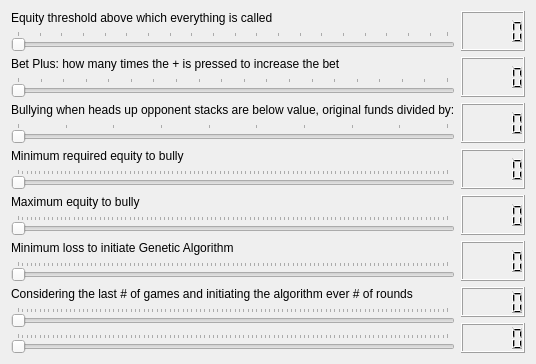
     <widget class="QWidget" name="Generic">
      <attribute name="title">
       <string>General</string>
      </attribute>
      <layout class="QGridLayout" name="gridLayout_3">
       <item row="0" column="0">
        <layout class="QVBoxLayout" name="verticalLayout_27">
         <item>
          <widget class="QLabel" name="label_32">
           <property name="text">
            <string>Equity threshold above which everything is called</string>
           </property>
          </widget>
         </item>
         <item>
          <widget class="QSlider" name="alwaysCallEquity">
           <property name="mouseTracking">
            <bool>false</bool>
           </property>
           <property name="toolTip">
            <string notr="true">&lt;html&gt;&lt;head/&gt;&lt;body&gt;&lt;p&gt;If the equity (winning probability) is higher than the value, the bot will never fold.&lt;/p&gt;&lt;/body&gt;&lt;/html&gt;</string>
           </property>
           <property name="minimum">
            <number>1</number>
           </property>
           <property name="maximum">
            <number>100</number>
           </property>
           <property name="singleStep">
            <number>5</number>
           </property>
           <property name="pageStep">
            <number>10</number>
           </property>
           <property name="orientation">
            <enum>Qt::Horizontal</enum>
           </property>
           <property name="tickPosition">
            <enum>QSlider::TicksAbove</enum>
           </property>
           <property name="tickInterval">
            <number>0</number>
           </property>
          </widget>
         </item>
        </layout>
       </item>
       <item row="0" column="1">
        <widget class="QLCDNumber" name="lcdNumber_57"/>
       </item>
       <item row="1" column="0">
        <layout class="QVBoxLayout" name="verticalLayout_14">
         <item>
          <widget class="QLabel" name="label_20">
           <property name="text">
            <string>Bet Plus: how many times the + is pressed to increase the bet</string>
           </property>
          </widget>
         </item>
         <item>
          <widget class="QSlider" name="BetPlusInc">
           <property name="mouseTracking">
            <bool>false</bool>
           </property>
           <property name="toolTip">
            <string>&lt;html&gt;&lt;head/&gt;&lt;body&gt;&lt;p&gt;When the bot decides a simple press on the bet button is not enough, it can do a 'betPlus'. That means it will shift the slider to the right with x clicks and then only press the bet button. Here you can adjust how many times it should click to slide the slider to the right to increase the bet size.&lt;/p&gt;&lt;/body&gt;&lt;/html&gt;</string>
           </property>
           <property name="minimum">
            <number>1</number>
           </property>
           <property name="maximum">
            <number>20</number>
           </property>
           <property name="pageStep">
            <number>1</number>
           </property>
           <property name="orientation">
            <enum>Qt::Horizontal</enum>
           </property>
           <property name="tickPosition">
            <enum>QSlider::TicksAbove</enum>
           </property>
          </widget>
         </item>
        </layout>
       </item>
       <item row="1" column="1">
        <widget class="QLCDNumber" name="lcdNumber_56"/>
       </item>
       <item row="2" column="0">
        <layout class="QVBoxLayout" name="verticalLayout_6">
         <item>
          <widget class="QLabel" name="label_12">
           <property name="text">
            <string>Bullying when heads up opponent stacks are below value, original funds divided by:</string>
           </property>
          </widget>
         </item>
         <item>
          <widget class="QSlider" name="bullyDivider">
           <property name="mouseTracking">
            <bool>false</bool>
           </property>
           <property name="toolTip">
            <string>&lt;html&gt;&lt;head/&gt;&lt;body&gt;&lt;p&gt;In headsup when the single opponent has less than a certain amount of stacks left, the bot can be more agressive. This is activated when he has less funds than initial funds divided by the divider (which is this slide). For example for initial funds of $2 and a divider of 4, the bot would become more agressive if the opponent has less than $0.50.&lt;/p&gt;&lt;/body&gt;&lt;/html&gt;</string>
           </property>
           <property name="minimum">
            <number>1</number>
           </property>
           <property name="maximum">
            <number>10</number>
           </property>
           <property name="pageStep">
            <number>1</number>
           </property>
           <property name="orientation">
            <enum>Qt::Horizontal</enum>
           </property>
           <property name="tickPosition">
            <enum>QSlider::TicksAbove</enum>
           </property>
          </widget>
         </item>
        </layout>
       </item>
       <item row="2" column="1">
        <widget class="QLCDNumber" name="lcdNumber_58"/>
       </item>
       <item row="3" column="0">
        <layout class="QVBoxLayout" name="verticalLayout_33">
         <item>
          <widget class="QLabel" name="label_38">
           <property name="text">
            <string>Minimum required equity to bully</string>
           </property>
          </widget>
         </item>
         <item>
          <widget class="QSlider" name="minBullyEquity">
           <property name="mouseTracking">
            <bool>false</bool>
           </property>
           <property name="toolTip">
            <string>&lt;html&gt;&lt;head/&gt;&lt;body&gt;&lt;p&gt;In order activate bully mode (meaning the bot is more aggressive), a minimum amounf of equity (winning probability as determined by the simulation) can be selected.&lt;/p&gt;&lt;/body&gt;&lt;/html&gt;</string>
           </property>
           <property name="minimum">
            <number>0</number>
           </property>
           <property name="maximum">
            <number>100</number>
           </property>
           <property name="pageStep">
            <number>10</number>
           </property>
           <property name="orientation">
            <enum>Qt::Horizontal</enum>
           </property>
           <property name="tickPosition">
            <enum>QSlider::TicksAbove</enum>
           </property>
          </widget>
         </item>
        </layout>
       </item>
       <item row="3" column="1">
        <widget class="QLCDNumber" name="lcdNumber_55"/>
       </item>
       <item row="4" column="0">
        <layout class="QVBoxLayout" name="verticalLayout_34">
         <item>
          <widget class="QLabel" name="label_39">
           <property name="text">
            <string>Maximum equity to bully</string>
           </property>
          </widget>
         </item>
         <item>
          <widget class="QSlider" name="maxBullyEquity">
           <property name="mouseTracking">
            <bool>false</bool>
           </property>
           <property name="toolTip">
            <string>&lt;html&gt;&lt;head/&gt;&lt;body&gt;&lt;p&gt;Upper limit of equity where bully mode can be activated if all conditions are met.&lt;/p&gt;&lt;/body&gt;&lt;/html&gt;</string>
           </property>
           <property name="minimum">
            <number>0</number>
           </property>
           <property name="maximum">
            <number>100</number>
           </property>
           <property name="singleStep">
            <number>1</number>
           </property>
           <property name="pageStep">
            <number>10</number>
           </property>
           <property name="orientation">
            <enum>Qt::Horizontal</enum>
           </property>
           <property name="tickPosition">
            <enum>QSlider::TicksAbove</enum>
           </property>
          </widget>
         </item>
        </layout>
       </item>
       <item row="4" column="1">
        <widget class="QLCDNumber" name="lcdNumber_59"/>
       </item>
       <item row="5" column="0">
        <layout class="QVBoxLayout" name="verticalLayout_432">
         <item>
          <widget class="QLabel" name="label_449">
           <property name="text">
            <string>Minimum loss to initiate Genetic Algorithm</string>
           </property>
          </widget>
         </item>
         <item>
          <widget class="QSlider" name="minimumLossForIteration">
           <property name="mouseTracking">
            <bool>false</bool>
           </property>
           <property name="minimum">
            <number>0</number>
           </property>
           <property name="maximum">
            <number>100</number>
           </property>
           <property name="singleStep">
            <number>1</number>
           </property>
           <property name="pageStep">
            <number>10</number>
           </property>
           <property name="orientation">
            <enum>Qt::Horizontal</enum>
           </property>
           <property name="tickPosition">
            <enum>QSlider::TicksAbove</enum>
           </property>
          </widget>
         </item>
        </layout>
       </item>
       <item row="5" column="1">
        <widget class="QLCDNumber" name="lcdNumber_109"/>
       </item>
       <item row="6" column="0" rowspan="2">
        <layout class="QVBoxLayout" name="verticalLayout_435">
         <item>
          <widget class="QLabel" name="label_452">
           <property name="text">
            <string>Considering the last # of games and initiating the algorithm ever # of rounds</string>
           </property>
          </widget>
         </item>
         <item>
          <widget class="QSlider" name="considerLastGames">
           <property name="mouseTracking">
            <bool>false</bool>
           </property>
           <property name="toolTip">
            <string>&lt;html&gt;&lt;head/&gt;&lt;body&gt;&lt;p&gt;The genetic algorithm can be activated automatically. Here you can select under what conditions this will happen. It only makes sens to have it activated after playing at least 500 hands.&lt;/p&gt;&lt;/body&gt;&lt;/html&gt;</string>
           </property>
           <property name="minimum">
            <number>100</number>
           </property>
           <property name="maximum">
            <number>10000</number>
           </property>
           <property name="singleStep">
            <number>1</number>
           </property>
           <property name="pageStep">
            <number>100</number>
           </property>
           <property name="orientation">
            <enum>Qt::Horizontal</enum>
           </property>
           <property name="tickPosition">
            <enum>QSlider::TicksAbove</enum>
           </property>
           <property name="tickInterval">
            <number>100</number>
           </property>
          </widget>
         </item>
         <item>
          <widget class="QSlider" name="strategyIterationGames">
           <property name="mouseTracking">
            <bool>false</bool>
           </property>
           <property name="minimum">
            <number>100</number>
           </property>
           <property name="maximum">
            <number>10000</number>
           </property>
           <property name="singleStep">
            <number>1</number>
           </property>
           <property name="pageStep">
            <number>100</number>
           </property>
           <property name="orientation">
            <enum>Qt::Horizontal</enum>
           </property>
           <property name="tickPosition">
            <enum>QSlider::TicksAbove</enum>
           </property>
           <property name="tickInterval">
            <number>100</number>
           </property>
          </widget>
         </item>
        </layout>
       </item>
       <item row="6" column="1">
        <widget class="QLCDNumber" name="lcdNumber_112"/>
       </item>
       <item row="7" column="1">
        <widget class="QLCDNumber" name="lcdNumber_113"/>
       </item>
      </layout>
     </widget>
